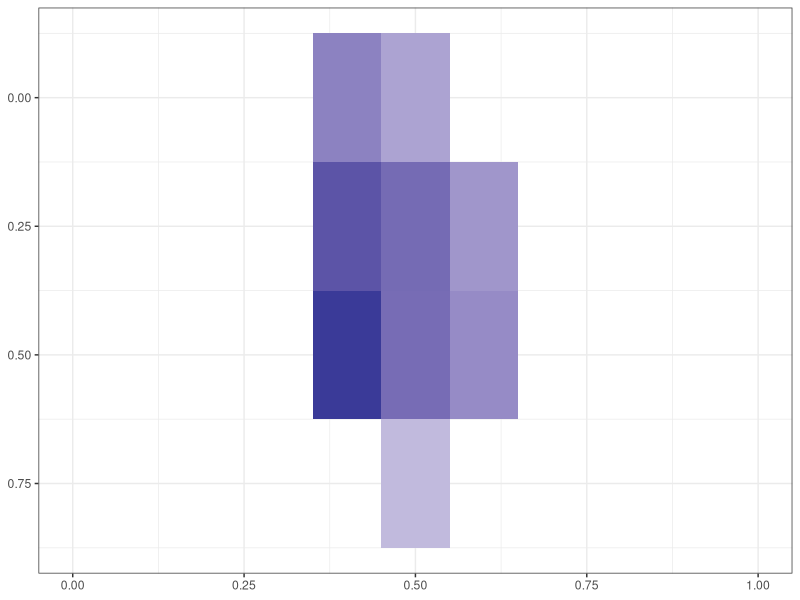
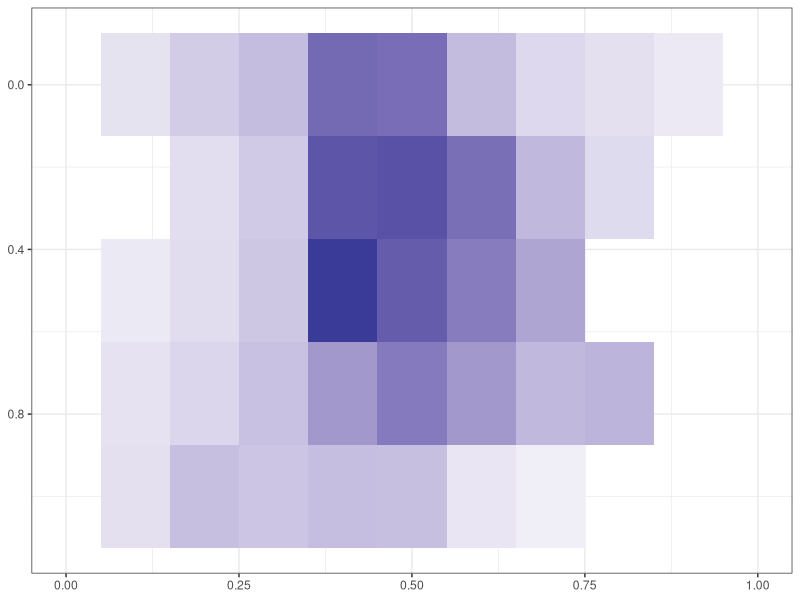
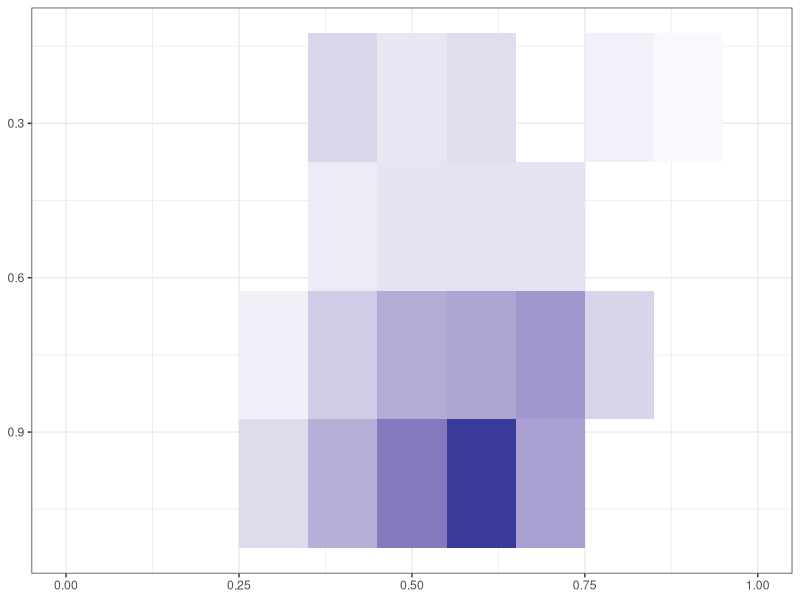

Write the R code that produced these figures, in order. (Note: this script raises an error after producing the figures.)
data = read.csv("output/extractSlopes_All.py.tsv", sep="\t")


library(ggplot2)
library(dplyr)
library(tidyr)

compat = data %>% group_by(delta, lambda) %>% summarise(t=t.test(compatible)[[1]], m=mean(compatible, na.rm=TRUE))
plot = ggplot(compat %>% filter((t)>2), aes(x=delta, y=lambda, fill=m)) + geom_tile() + theme_bw() + scale_fill_gradient2() + xlab("delta") + ylab("lambda") + guides(fill=guide_legend(title="Effect")) + scale_y_reverse() + theme(legend.position = "none", axis.title=element_blank()) + xlim(0,1) 
ggsave("figures/effect-compatibility.pdf", width=2, height=1)

embBias = data %>% group_by(delta, lambda) %>% summarise(t=t.test(-embBias)[[1]], m=mean(-embBias))
plot = ggplot(embBias %>% filter((t)>2), aes(x=delta, y=lambda, fill=m)) + geom_tile() + theme_bw() + scale_fill_gradient2() + xlab("delta") + ylab("lambda") + guides(fill=guide_legend(title="Effect")) + scale_y_reverse() + theme(legend.position = "none", axis.title=element_blank()) + xlim(0,1) 
ggsave("figures/effect-embBias.pdf", width=2, height=1)


depth = data %>% group_by(delta, lambda) %>% summarise(t=t.test(depth)[[1]], m=mean(depth))
plot = ggplot(depth %>% filter((t)>2), aes(x=delta, y=lambda, fill=m)) + geom_tile() + theme_bw() + scale_fill_gradient2() + xlab("delta") + ylab("lambda") + guides(fill=guide_legend(title="Effect")) + scale_y_reverse() + theme(legend.position = "none", axis.title=element_blank()) + xlim(0,1)
ggsave("figures/effect-depth.pdf", width=2, height=1)



stimuli0 = read.csv("../../../../../materials/stimuli/tsv/RTExperimentsPrevious.tsv", sep="\t") %>% mutate(CriticalVerb=NULL,Sentence=NULL)
stimuli1 = read.csv("../../../../../materials/stimuli/tsv/Experiment1.tsv", sep="\t")
stimuli2 = read.csv("../../../../../materials/stimuli/tsv/Experiment2.tsv", sep="\t")

stimuli = rbind(stimuli0, stimuli1, stimuli2)

library(stringr)
stimuli = merge(stimuli %>% rename(Item=ID), data %>% mutate(Item=str_replace(item, "Item", "")), by=c("Item"))

predictions = merge(stimuli %>% filter(delta==0.5, lambda>=0.5, Experiment %in% c("E1", "E2")) %>% group_by(Experiment, lambda) %>% summarise(embBias_Three=mean(embBias_Three), embBias_Two=mean(embBias_Two), intercept=mean(intercept), embBias=mean(embBias), depth=mean(depth), compatible=mean(compatible, na.rm=TRUE), compatible.Depth=mean(compatible_Three-compatible_Two, na.rm=TRUE)), data.frame(EmbeddingBias=c(-5, 0, -5, 0, -5, 0, -5, 0)+2.5, RC=c(-0.5, -0.5, -0.5, -0.5, 0.5, 0.5, 0.5, 0.5), compatible.C = c(-0.5, -0.5, 0.5, 0.5, -0.5, -0.5, 0.5, 0.5))) %>% mutate(Surprisal = compatible*compatible.C+intercept+RC*depth+embBias*EmbeddingBias+RC*EmbeddingBias*(embBias_Three-embBias_Two) + compatible.Depth*RC*compatible.C) %>% mutate(Condition=paste(RC, compatible.C))
plot = ggplot(predictions, aes(x=EmbeddingBias, y=Surprisal, group=Condition, linetype=as.character(compatible.C), color=as.character(RC))) + geom_point() + geom_smooth(method="lm", se=F) + facet_grid(lambda~Experiment)


predictions = merge(stimuli %>% filter(delta %in% c(0.3, 0.4, 0.5, 0.6), lambda>=0.5, Experiment %in% c("E1", "E2")) %>% group_by(Experiment) %>% summarise(embBias_Three=mean(embBias_Three), embBias_Two=mean(embBias_Two), intercept=mean(intercept), embBias=mean(embBias), depth=mean(depth), compatible=mean(compatible, na.rm=TRUE), compatible.Depth=mean(compatible_Three-compatible_Two, na.rm=TRUE)), data.frame(EmbeddingBias=c(-5, 0, -5, 0, -5, 0, -5, 0)+2.5, RC=c(-0.5, -0.5, -0.5, -0.5, 0.5, 0.5, 0.5, 0.5), compatible.C = c(-0.5, -0.5, 0.5, 0.5, -0.5, -0.5, 0.5, 0.5))) %>% mutate(Surprisal = compatible*compatible.C+intercept+RC*depth+embBias*EmbeddingBias+RC*EmbeddingBias*(embBias_Three-embBias_Two) + compatible.Depth*RC*compatible.C) %>% mutate(Condition=paste(RC, compatible.C))
plot = ggplot(predictions, aes(x=EmbeddingBias, y=Surprisal, group=Condition, linetype=as.character(compatible.C), color=as.character(RC))) + geom_point() + geom_smooth(method="lm", se=F) + facet_grid(1~Experiment)





predictions = merge(stimuli %>% filter(Experiment %in% c("E1", "E2")) %>% group_by(delta, lambda) %>% summarise(embBias_Three=mean(embBias_Three), embBias_Two=mean(embBias_Two), intercept=mean(intercept), embBias=mean(embBias), depth=mean(depth), compatible=mean(compatible, na.rm=TRUE), compatible.Depth=mean(compatible_Three-compatible_Two, na.rm=TRUE)), data.frame(EmbeddingBias=c(-5, 0, -5, 0, -5, 0, -5, 0)+2.5, RC=c(-0.5, -0.5, -0.5, -0.5, 0.5, 0.5, 0.5, 0.5), compatible.C = c(-0.5, -0.5, 0.5, 0.5, -0.5, -0.5, 0.5, 0.5))) %>% mutate(Surprisal = compatible*compatible.C+intercept+RC*depth+embBias*EmbeddingBias+RC*EmbeddingBias*(embBias_Three-embBias_Two) + compatible.Depth*RC*compatible.C) %>% mutate(Condition=paste(RC, compatible.C))
plot = ggplot(predictions, aes(x=EmbeddingBias, y=Surprisal, group=Condition, linetype=as.character(compatible.C), color=as.character(RC))) + geom_point() + geom_smooth(method="lm", se=F) + facet_grid(lambda~delta)

predictions = merge(stimuli %>% filter(Experiment %in% c("E1")) %>% group_by(delta, lambda) %>% summarise(embBias_Three=mean(embBias_Three), embBias_Two=mean(embBias_Two), intercept=mean(intercept), embBias=mean(embBias), depth=mean(depth), compatible=mean(compatible, na.rm=TRUE), compatible.Depth=mean(compatible_Three-compatible_Two, na.rm=TRUE)), data.frame(EmbeddingBias=c(-5, 0, -5, 0, -5, 0, -5, 0)+2.5, RC=c(-0.5, -0.5, -0.5, -0.5, 0.5, 0.5, 0.5, 0.5), compatible.C = c(-0.5, -0.5, 0.5, 0.5, -0.5, -0.5, 0.5, 0.5))) %>% mutate(Surprisal = compatible*compatible.C+intercept+RC*depth+embBias*EmbeddingBias+RC*EmbeddingBias*(embBias_Three-embBias_Two) + compatible.Depth*RC*compatible.C) %>% mutate(Condition=paste(RC, compatible.C))
plot = ggplot(predictions, aes(x=EmbeddingBias, y=Surprisal, group=Condition, linetype=as.character(compatible.C), color=as.character(RC))) + geom_smooth(method="lm", se=F) + facet_grid(lambda~delta) + theme(legend.position="none")
ggsave(plot, file="figures/predictions-expt1.pdf", height=2.5, width=4)


# Only at lambda=1!
predictions = merge(stimuli %>% filter(delta>=0.2, delta<0.8, lambda==1, Experiment %in% c("E2")) %>% summarise(embBias_Three=mean(embBias_Three), embBias_Two=mean(embBias_Two), intercept=mean(intercept), embBias=mean(embBias), depth=mean(depth), compatible=mean(compatible, na.rm=TRUE), compatible.Depth=mean(compatible_Three-compatible_Two, na.rm=TRUE)), data.frame(EmbeddingBias=c(-5, 0, -5, 0, -5, 0, -5, 0)+2.5, RC=c(-0.5, -0.5, -0.5, -0.5, 0.5, 0.5, 0.5, 0.5), compatible.C = c(-0.5, -0.5, 0.5, 0.5, -0.5, -0.5, 0.5, 0.5))) %>% mutate(Surprisal = compatible*compatible.C+intercept+RC*depth+embBias*EmbeddingBias+RC*EmbeddingBias*(embBias_Three-embBias_Two) + compatible.Depth*RC*compatible.C) %>% mutate(Condition=paste(RC, compatible.C))
plot = ggplot(predictions, aes(x=EmbeddingBias, y=Surprisal, group=Condition, linetype=as.character(compatible.C), color=as.character(RC))) + geom_point() + geom_smooth(method="lm", se=F)


predictions = merge(stimuli %>% filter(delta>=0.4, delta<0.6, lambda>=0.75, Experiment %in% c("E2")) %>% summarise(embBias_Three=mean(embBias_Three), embBias_Two=mean(embBias_Two), intercept=mean(intercept), embBias=mean(embBias), depth=mean(depth), compatible=mean(compatible, na.rm=TRUE), compatible.Depth=mean(compatible_Three-compatible_Two, na.rm=TRUE)), data.frame(EmbeddingBias=c(-5, 0, -5, 0, -5, 0, -5, 0)+2.5, RC=c(-0.5, -0.5, -0.5, -0.5, 0.5, 0.5, 0.5, 0.5), compatible.C = c(-0.5, -0.5, 0.5, 0.5, -0.5, -0.5, 0.5, 0.5))) %>% mutate(Surprisal = compatible*compatible.C+intercept+RC*depth+embBias*EmbeddingBias+RC*EmbeddingBias*(embBias_Three-embBias_Two) + compatible.Depth*RC*compatible.C) %>% mutate(Condition=paste(RC, compatible.C))
plot = ggplot(predictions, aes(x=EmbeddingBias, y=Surprisal, group=Condition, linetype=as.character(compatible.C), color=as.character(RC))) + geom_point() + geom_smooth(method="lm", se=F)




predictions = merge(stimuli %>% filter(Experiment %in% c("E2")) %>% group_by(delta, lambda) %>% summarise(embBias_Three=mean(embBias_Three), embBias_Two=mean(embBias_Two), intercept=mean(intercept), embBias=mean(embBias), depth=mean(depth), compatible=mean(compatible, na.rm=TRUE), compatible.Depth=mean(compatible_Three-compatible_Two, na.rm=TRUE)), data.frame(EmbeddingBias=c(-5, 0, -5, 0, -5, 0, -5, 0)+2.5, RC=c(-0.5, -0.5, -0.5, -0.5, 0.5, 0.5, 0.5, 0.5), compatible.C = c(-0.5, -0.5, 0.5, 0.5, -0.5, -0.5, 0.5, 0.5))) %>% mutate(Surprisal = compatible*compatible.C+intercept+RC*depth+embBias*EmbeddingBias+RC*EmbeddingBias*(embBias_Three-embBias_Two) + compatible.Depth*RC*compatible.C) %>% mutate(Condition=paste(RC, compatible.C))
plot = ggplot(predictions, aes(x=EmbeddingBias, y=Surprisal, group=Condition, linetype=as.character(compatible.C), color=as.character(RC))) + geom_point() + geom_smooth(method="lm", se=F) + facet_grid(lambda~delta) + theme(legend.position="none")
ggsave(plot, file="figures/predictions-expt2.pdf", height=2.5, width=4)


predictions = merge(stimuli %>% filter(Experiment %in% c("E1")) %>% group_by(delta, lambda) %>% summarise(embBias_Three=mean(embBias_Three), embBias_Two=mean(embBias_Two), intercept=mean(intercept), embBias=mean(embBias), depth=mean(depth), compatible=mean(compatible, na.rm=TRUE), compatible.Depth=mean(compatible_Three-compatible_Two, na.rm=TRUE)), data.frame(EmbeddingBias=c(-5, 0, -5, 0, -5, 0, -5, 0)+2.5, RC=c(-0.5, -0.5, -0.5, -0.5, 0.5, 0.5, 0.5, 0.5), compatible.C = c(-0.5, -0.5, 0.5, 0.5, -0.5, -0.5, 0.5, 0.5))) %>% mutate(Surprisal = compatible*compatible.C+intercept+RC*depth+embBias*EmbeddingBias+RC*EmbeddingBias*(embBias_Three-embBias_Two) + compatible.Depth*RC*compatible.C) %>% mutate(Condition=paste(RC, compatible.C))
plot = ggplot(predictions %>% filter(delta >= 0.1, delta<=0.9, compatible.C<=0), aes(x=EmbeddingBias, y=Surprisal, group=Condition, linetype=as.character(compatible.C), color=as.character(RC))) + geom_smooth(method="lm", se=F) + facet_grid(lambda~delta) + theme_bw() + theme(legend.position="none") + theme (panel.grid.major = element_blank (), panel.grid.minor = element_blank (), axis.line = element_line (colour = "black"))
ggsave(plot, file="figures/predictions-expt1-zoom.pdf", height=3.5, width=3.5)



predictions = merge(stimuli %>% filter(Experiment %in% c("E2")) %>% group_by(delta, lambda) %>% summarise(embBias_Three=mean(embBias_Three), embBias_Two=mean(embBias_Two), intercept=mean(intercept), embBias=mean(embBias), depth=mean(depth), compatible=mean(compatible, na.rm=TRUE), compatible.Depth=mean(compatible_Three-compatible_Two, na.rm=TRUE)), data.frame(EmbeddingBias=c(-5, 0, -5, 0, -5, 0, -5, 0)+2.5, RC=c(-0.5, -0.5, -0.5, -0.5, 0.5, 0.5, 0.5, 0.5), compatible.C = c(-0.5, -0.5, 0.5, 0.5, -0.5, -0.5, 0.5, 0.5))) %>% mutate(Surprisal = compatible*compatible.C+intercept+RC*depth+embBias*EmbeddingBias+RC*EmbeddingBias*(embBias_Three-embBias_Two) + compatible.Depth*RC*compatible.C) %>% mutate(Condition=paste(RC, compatible.C))
plot = ggplot(predictions %>% filter(delta >= 0.1, delta<=0.9), aes(x=EmbeddingBias, y=Surprisal, group=Condition, linetype=as.character(compatible.C), color=as.character(RC))) + geom_smooth(method="lm", se=F) + facet_grid(lambda~delta) + theme_bw() + theme(legend.position="none") + theme (panel.grid.major = element_blank (), panel.grid.minor = element_blank (), axis.line = element_line (colour = "black"))
ggsave(plot, file="figures/predictions-expt2-zoom.pdf", height=3.5, width=3.5)





predictions = merge(stimuli %>% filter(Experiment %in% c("Removed", "E2")) %>% group_by(delta, lambda) %>% summarise(embBias_Three=mean(embBias_Three), embBias_Two=mean(embBias_Two), intercept=mean(intercept), embBias=mean(embBias), depth=mean(depth), compatible=mean(compatible, na.rm=TRUE), compatible.Depth=mean(compatible_Three-compatible_Two, na.rm=TRUE)), data.frame(EmbeddingBias=c(-5, 0, -5, 0, -5, 0, -5, 0)+2.5, RC=c(-0.5, -0.5, -0.5, -0.5, 0.5, 0.5, 0.5, 0.5), compatible.C = c(-0.5, -0.5, 0.5, 0.5, -0.5, -0.5, 0.5, 0.5))) %>% mutate(Surprisal = compatible*compatible.C+intercept+RC*depth+embBias*EmbeddingBias+RC*EmbeddingBias*(embBias_Three-embBias_Two) + compatible.Depth*RC*compatible.C) %>% mutate(Condition=paste(RC, compatible.C))
plot = ggplot(predictions, aes(x=EmbeddingBias, y=Surprisal, group=Condition, linetype=as.character(compatible.C), color=as.character(RC))) + geom_point() + geom_smooth(method="lm", se=F) + facet_grid(lambda~delta) + theme(legend.position="none")
ggsave(plot, file="figures/predictions-expt0.pdf", height=2.5, width=4)















